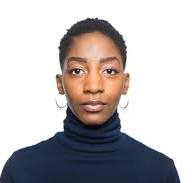
#> input picture Face.jpeg, 193 x 183 px
$ jupyter execute Question03.ipynb
#> lines starting #> are read from the running program, lines starting #| are printed output that depends on the picture; after the words box and inside, x2 and y2 are one past the last pixel; in counts of white or black regions, pixels touching at a corner belong together
[cell 1]
import cv2

[cell 2]
# Step 1: Load the Haar Cascade file for face detection
cascade_path = r'C:\Users\SANDA\Desktop\Assignment\opencv-master\data\haarcascades\haarcascade_frontalface_default.xml'
face_cascade = cv2.CascadeClassifier(cascade_path)

[cell 3]
# Step 2: Load an image containing human faces
image_path = 'Face.jpeg'  # Replace with the path to your image
image = cv2.imread(image_path)
#> image is the input picture: shape (183, 193, 3); mean B, G, R 184.6, 183.3, 188.1

[cell 4]
if image is None:
    print("Error: Could not load the image. Please check the file path.")
    exit()

[cell 5]
# Convert the image to grayscale for better accuracy in face detection
gray_image = cv2.cvtColor(image, cv2.COLOR_BGR2GRAY)
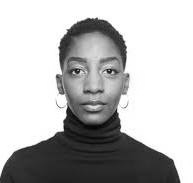
#> gray_image: shape (183, 193); min 2, max 255, mean 184.9

[cell 6]
# Step 3: Detect faces using Haar Cascades
faces = face_cascade.detectMultiScale(gray_image, scaleFactor=1.1, minNeighbors=5, minSize=(30, 30))
#> faces = [[54, 38, 79, 79]]

[cell 7]
# Step 4: Draw rectangles around the detected faces
for (x, y, w, h) in faces:
    cv2.rectangle(image, (x, y), (x + w, y + h), (0, 255, 0), 2)
#> this loop made 1 pass
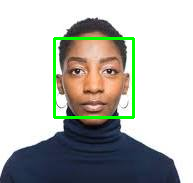
#> image: shape (183, 193, 3); 2.67% of pixels changed, all inside (x1, y1, x2, y2) = (53, 37, 135, 119)

[cell 8]
# Save the resulting image with detected faces
output_path = 'faces_detected.jpg'
cv2.imwrite(output_path, image)
#> Out = True
